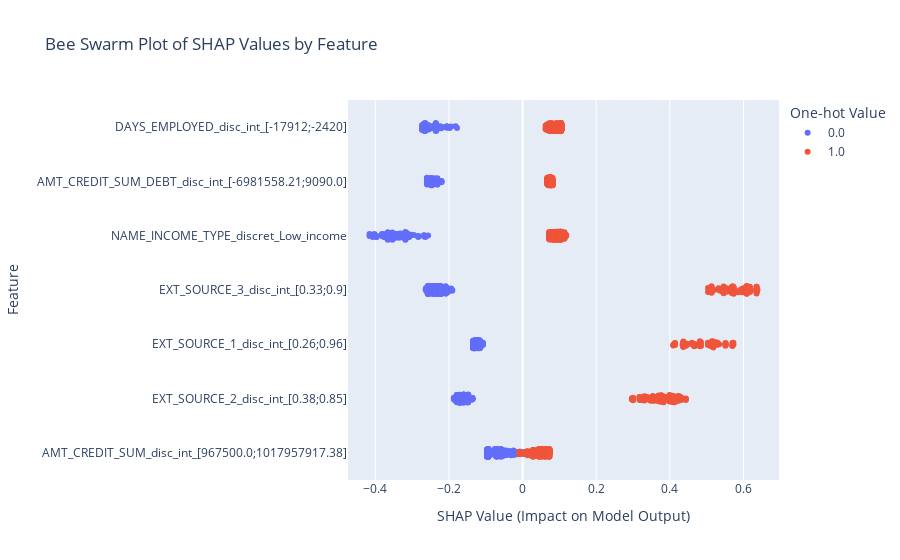

This figure's notebook cell:
### Code cell
import pandas as pd
import plotly.express as px

train = pd.read_csv("./data/Xtrain.csv", index_col=[0])
shap_values = pd.read_csv('./data/shap_values.csv', index_col=[0])
shap_values.columns = train.columns
train.reset_index(inplace=True, drop=True)

replacements = {
    'zz': '[',
    'vv': ']',
    'ww': ';',
    'ff': '-',
    'pp': '.'
}

# Appliquer les substitutions à chaque nom de colonne
for old, new in replacements.items():
    train.columns = [col.replace(old, new) for col in train.columns]
    shap_values.columns = [col.replace(old, new) for col in shap_values.columns]
    

train = train.iloc[:500,:]
shap_values = shap_values.iloc[:500,:]

# Joining SHAP values and one-hot encoded features
merged_df = shap_values.join(train, lsuffix='_shap', rsuffix='_train')

# Melt the merged DataFrame to long format
melted_df = merged_df.melt(value_vars=[col for col in
                                       merged_df.columns if '_shap' in col],
                           var_name='Feature',
                           value_name='SHAP Value')

melted_df['Feature']  = melted_df['Feature'].str.replace('_shap', '')

for feature in train.columns:
    feature_shap = feature + '_shap'
    feature_train = feature + '_train'
    melted_df.loc[melted_df['Feature'] == feature, 'One-hot Value'] = merged_df[feature_train].values

# Generate the plot again
fig = px.strip(melted_df, x='SHAP Value', y='Feature', 
               color='One-hot Value',
               orientation='h', stripmode='overlay', 
               title='Bee Swarm Plot of SHAP Values by Feature')

fig.update_layout(xaxis_title='SHAP Value (Impact on Model Output)',
                  yaxis_title='Feature')

fig.show()

### Figure 1 — Plotly figure (JSON) as saved in the notebook; plotly's stock layout.template omitted (floating-point values rounded to 4 significant figures; data arrays with more than 128 entries replaced by an {"elided": "..."} marker saying what was removed)
{"data": [{"alignmentgroup": "True", "boxpoints": "all", "fillcolor": "rgba(255,255,255,0)", "hoveron": "points", "hovertemplate": "One-hot Value=0.0<br>SHAP Value=%{x}<br>Feature=%{y}<extra></extra>", "legendgroup": "0.0", "line": {"color": "rgba(255,255,255,0)"}, "marker": {"color": "#636efa"}, "name": "0.0", "offsetgroup": "0.0", "orientation": "h", "pointpos": 0, "showlegend": true, "x": {"elided": "1793 float values"}, "x0": " ", "xaxis": "x", "y": {"elided": "1793 str values"}, "y0": " ", "yaxis": "y", "type": "box"}, {"alignmentgroup": "True", "boxpoints": "all", "fillcolor": "rgba(255,255,255,0)", "hoveron": "points", "hovertemplate": "One-hot Value=1.0<br>SHAP Value=%{x}<br>Feature=%{y}<extra></extra>", "legendgroup": "1.0", "line": {"color": "rgba(255,255,255,0)"}, "marker": {"color": "#EF553B"}, "name": "1.0", "offsetgroup": "1.0", "orientation": "h", "pointpos": 0, "showlegend": true, "x": {"elided": "1707 float values"}, "x0": " ", "xaxis": "x", "y": {"elided": "1707 str values"}, "y0": " ", "yaxis": "y", "type": "box"}], "layout": {"xaxis": {"anchor": "y", "domain": [0.0, 1.0], "title": {"text": "SHAP Value (Impact on Model Output)"}}, "yaxis": {"anchor": "x", "domain": [0.0, 1.0], "title": {"text": "Feature"}}, "legend": {"title": {"text": "One-hot Value"}, "tracegroupgap": 0}, "title": {"text": "Bee Swarm Plot of SHAP Values by Feature"}, "boxmode": "overlay"}}
